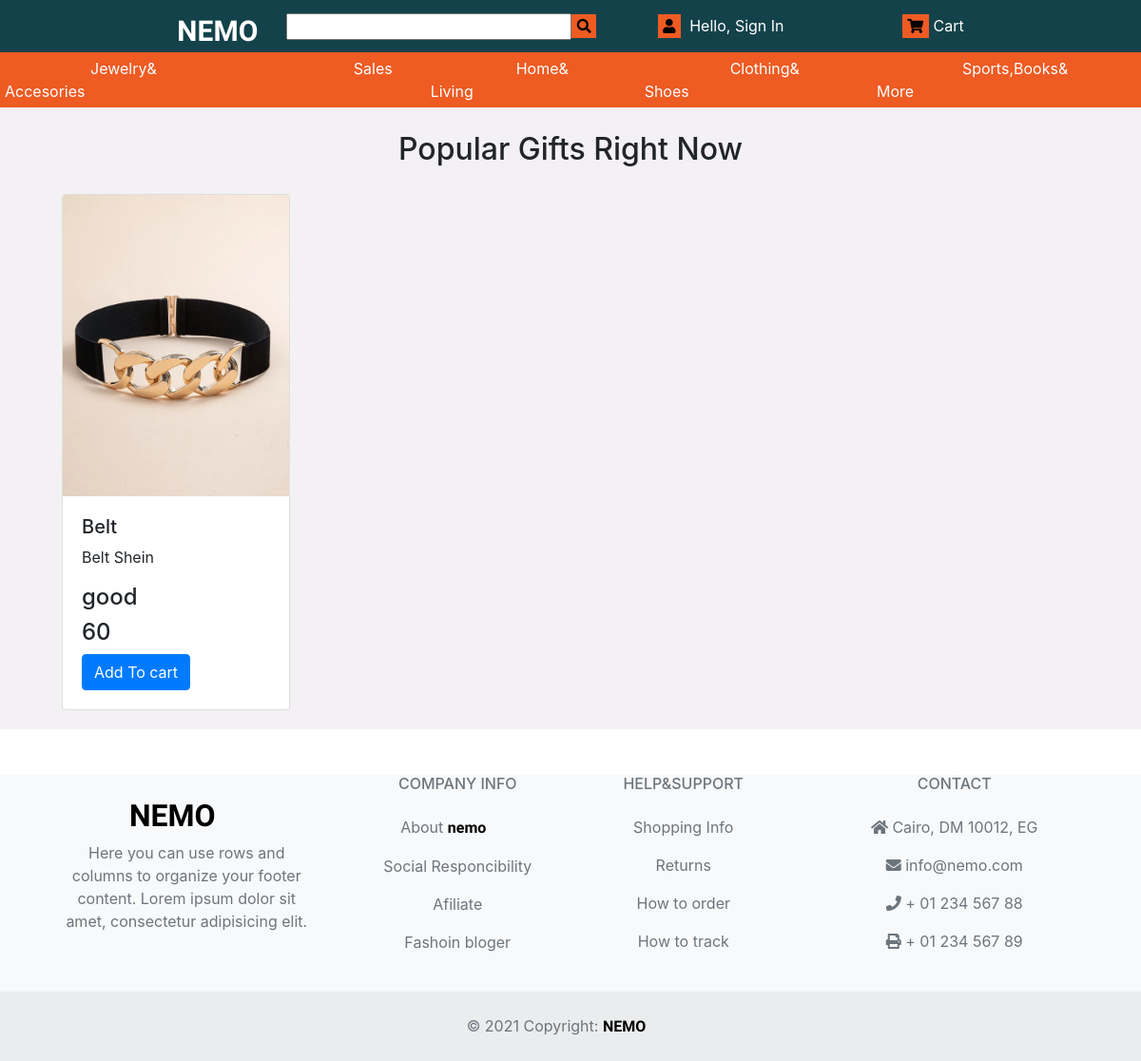
The app's page /cart.php?id=1 with its own data.
### tables this page shows
CREATE TABLE `products` (
  `Product_ID` int(11) NOT NULL,
  `Name` varchar(254) DEFAULT NULL,
  `Rate` varchar(254) DEFAULT NULL,
  `Description` varchar(254) DEFAULT NULL,
  `ID` int(11) NOT NULL,
  `img` varchar(245) NOT NULL,
  `Price` int(11) NOT NULL
);

### cart.php (the view, shortened to what this page needs)
<!DOCTYPE html>
<html lang="en">
<head>
    <link rel="stylesheet" href="css/main.css">
    <link rel="stylesheet" href="css/bootstrap.min.css">
    <link rel="stylesheet" href="css/all.min.css">
</head>
<body>
<?php include 'nav.php'; ?>
<div class="products">
    <h2>Popular Gifts Right Now</h2>
    <div class="container">
      <div class="row">
      <?php
        if(isset($_GET['id'])){
            $id=$_GET['id'];
        include 'database.php';
        $sql = mysqli_query($conn, "SELECT * FROM products where Product_ID='$id'");
        $row  = mysqli_fetch_all($sql,MYSQLI_ASSOC);
        foreach($row as $x) {
        ?>
          <div class="col-4">
            <div class="products-content">
              <div class="card" style="width: 15rem;">
                <img src="<?php echo $x['img'];?>" class="card-img-top" alt="...">
                <div class="card-body">
                  <h5 class="img-name"><?php echo $x['Name'] ; ?></h5>
                  <p class="img-text"><?php echo $x['Description'] ; ?></p>
                  <h4 class="price"><?php echo $x['Rate'] ; ?></h4>
                  <h4 class="price"><?php echo $x['Price'] ; ?></h4>
                  <a href="cart.php?id=<?php echo $x['Product_ID'] ; ?>  " class="btn btn-primary">Add To cart</a>
                </div>
              </div>
            </div>
          </div>
       <?php }} ?>
      </div>
    </div>
  </div>
<?php include 'footer.php'; ?>
</body>
</html>

### css/main.css (style rules this page uses)
* { box-sizing: border-box; padding: 0; margin: 0; }
.products { padding-top: 25px; background-color: rgb(243, 241, 243); }
.products h2 { text-align: center; }
.products-content { display: flex; }
.products .card { margin: 20px; }

### records on screen
products: Name "Belt", Description "Belt Shein", Rate "good", Price "60"
